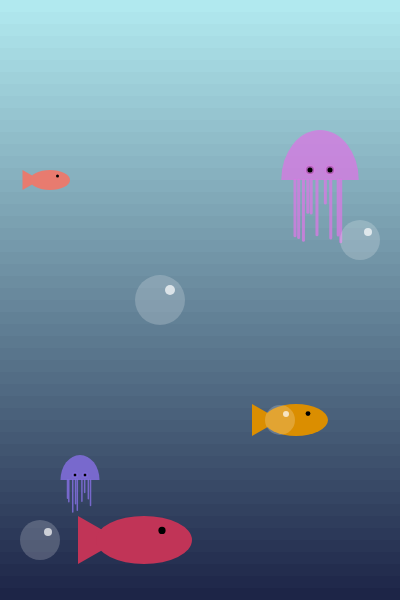
Frame 1 (no input)
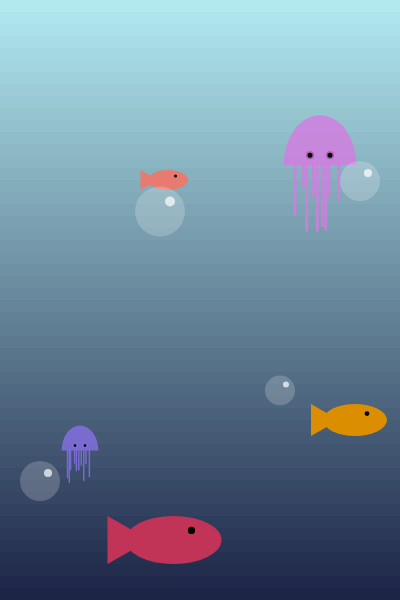
Frame 60 (no input)
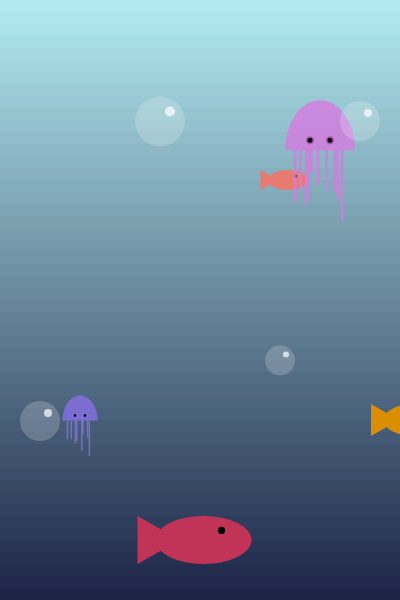
Frame 120 (the mouse pressed at the canvas centre since frame 60)

The p5.js sketch that drew these frames (run headless with seeded random() and noise() and a simulated clock; from frame 60 on, the mouse is pressed at the canvas centre):

// p5.js sketch
// ── sketch.js
let numLayers, layerHeight;
let startCol, endCol, colIncr;

let fish1x, fish2x, fish3x;
let bub1y, bub2y, bub3y, bub4y;

let theta;


function setup() {
	createCanvas(400, 600);
	//water
	numLayers = 50;
	layerHeight = height/numLayers;
	startCol = color(177, 233, 239);
	endCol = color(26, 33, 68);
	colIncr = 1/numLayers;
	//fish
	fish1x =  width*0.1;
	fish2x = width*0.7;
	fish3x = width*0.3;
	//bubbles
	bub1y = height*0.9;
	bub2y = height*0.7;
	bub3y = height*0.5;
	bub4y = height*0.4;
	//angle
	theta = 0;
	//jellyfishes
	jelly1y = height*0.3;
	jelly2y = height*0.8;
}

function draw() {
	background(0);
	noStroke();
	//draw water - each rect get darker as height increases
	for (let i = 0; i < numLayers; i++){
		let waterCol = lerpColor(startCol, endCol, colIncr*i);
		fill(waterCol);
		rect(0, layerHeight*i, width, layerHeight);
	}

	fish(fish1x, height*0.3, .5, color(232, 123, 111));
	fish1x = moveLoopX(fish1x, 2);

	fish(fish2x, height*0.7, 0.8, color(219, 142, 0));
	fish2x = moveLoopX(fish2x, 1);

	jellyfish(width*0.8, jelly1y, 1, color(214, 122, 226, 200));
	jelly1y = moveLoopY(jelly1y, -0.25);

	fish(fish3x, height*0.9, 1.2, color(193, 52, 87))
	fish3x = moveLoopX(fish3x, .5);

	bubble(width*0.1, bub1y, 40);
	bub1y = moveLoopY(bub1y, -1);

	bubble(width*0.7, bub2y, 30);
	bub2y = moveLoopY(bub2y, -0.5);

	jellyfish(width*0.2, jelly2y, .5, color(137, 113, 232, 200));
	jelly2y = moveLoopY(jelly2y, -0.5);

	bubble(width*0.4, bub3y, 50);
	bub3y = moveLoopY(bub3y, -1.5);

	bubble(width*0.9, bub4y, 40);
	bub4y = moveLoopY(bub4y, -1);

}

function fish(fishX, fishY, fishSize, fishCol) {
	push();
	fill(fishCol);
	translate(fishX, fishY);
	scale(fishSize);
	triangle(0, 0, -35, -20, -35, 20);
	ellipse(20, 0, 80, 40);
	fill(0);
	ellipse(35, -8, 6);
	pop();
}

function moveLoopX(xpos, xspeed){
	xpos += xspeed;
	if (xpos > width*1.2){
		xpos = -width*0.2;
	}
	return xpos;
}

function moveLoopY(ypos, yspeed){
	ypos += yspeed;
	if (ypos < -0.2*height){
		ypos = height*1.2;
	}
	return ypos;
}

function bubble(bubX, bubY, bubSize){
	push();
	fill(255, 255, 255, 50);
	ellipse(bubX, bubY,bubSize);
	fill(255, 255, 255, 180);
	ellipse(bubX+0.2*bubSize, bubY-0.2*bubSize, 0.2*bubSize);
	pop();
}

function jellyfish(jellyX, jellyY, jellySize, jellyCol){
	push();
	fill(jellyCol);
	translate(jellyX, jellyY);
	scale(jellySize);
	//body, use sin() to oscillate size
	let jw = map(sin(theta), -1, 1, 65, 90);
	theta += 0.05;
	arc(0, 0, jw, 100, PI, 0);
	//tentacles
	stroke(jellyCol);
	strokeWeight(3);
	for (let k= -25; k <= 25; k += random(2,10)){
	line(k, 0, k, random(20,70));
	}
	//eyes
	fill(0);
	ellipse(-10, -10, 8);
	ellipse(10, -10, 8);
	pop();
}
